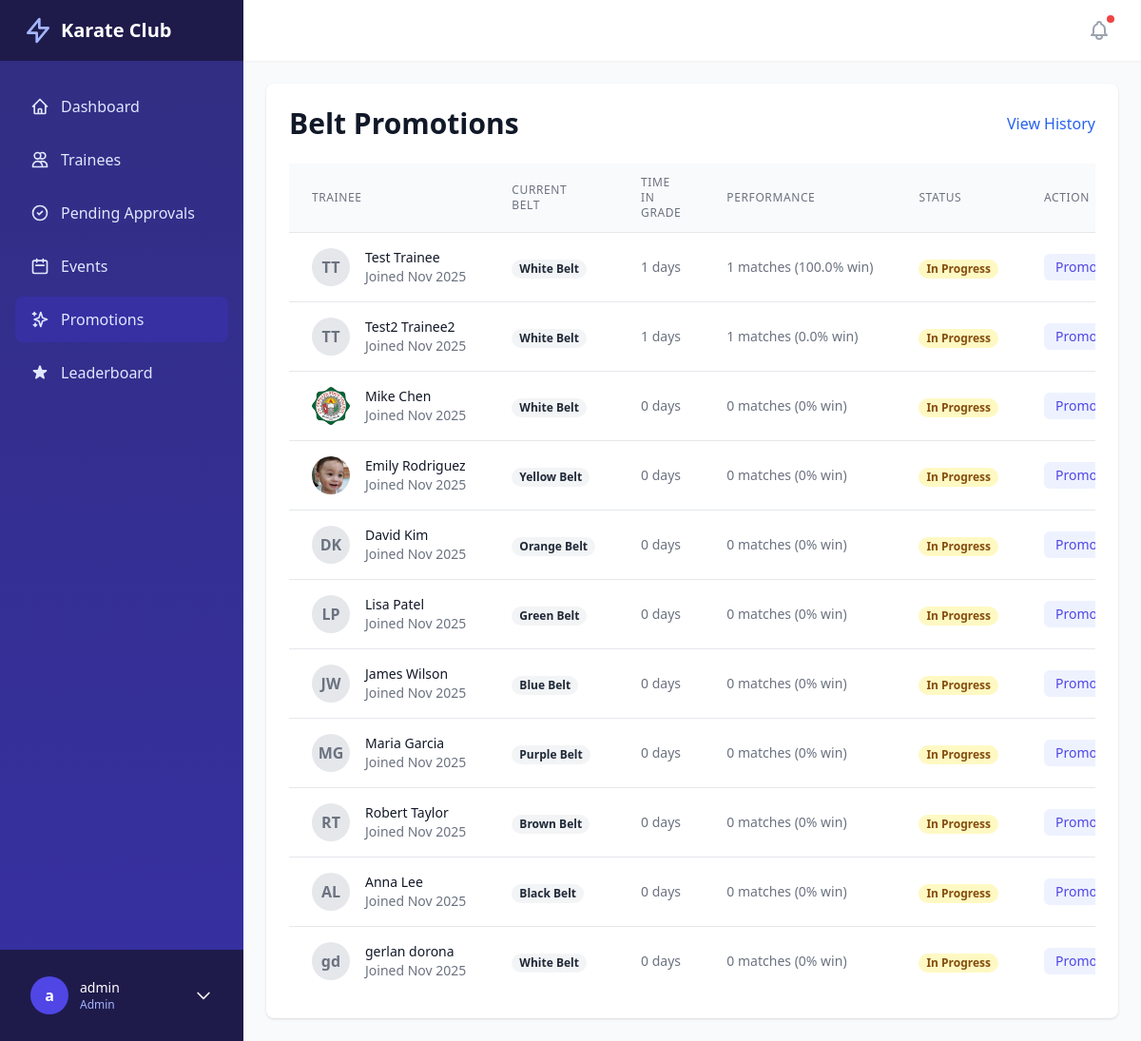
Page /promotions/ (signed in) on the earlier database version.
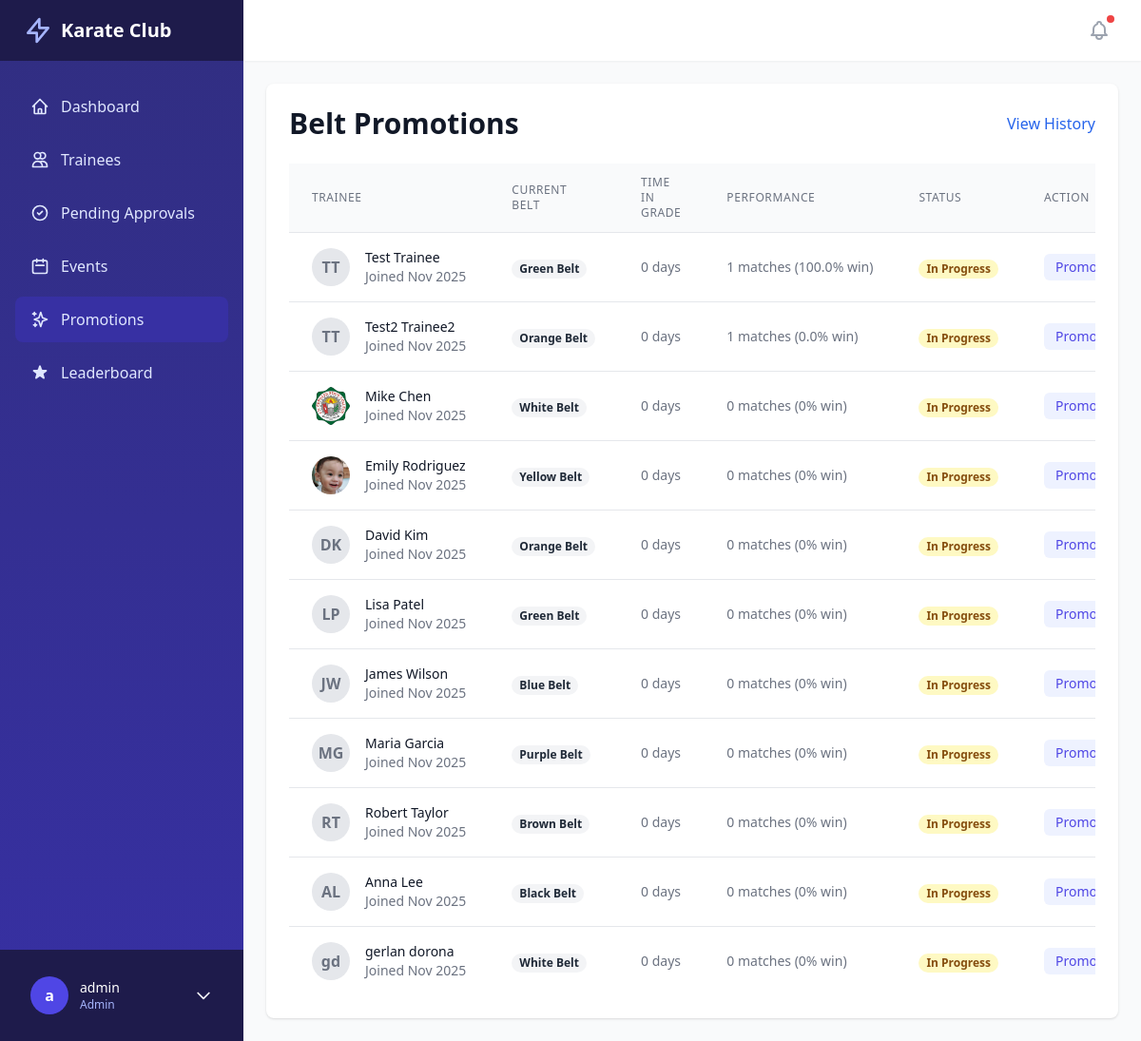
Same page on the later database version.
### core/models.py (models this page shows, shortened)
class Trainee(models.Model):
    user = models.OneToOneField(User, on_delete=models.CASCADE)
    date_of_birth = models.DateField()
    belt = models.ForeignKey(Belt, on_delete=models.SET_NULL, null=True)
    contact_number = models.CharField(max_length=20)
    address = models.TextField()
    join_date = models.DateField(auto_now_add=True)
    profile_image = models.ImageField(upload_to='profiles/', null=True, blank=True)
    emergency_contact = models.CharField(max_length=100, blank=True)
    emergency_phone = models.CharField(max_length=20, blank=True)
    is_active = models.BooleanField(default=True)
    is_approved = models.BooleanField(default=False)  # Requires admin approval
    total_points = models.PositiveIntegerField(default=0, help_text="Total points earned from training and events")
    @property
    def win_rate(self):
        total_matches = self.matches_as_trainee1.count() + self.matches_as_trainee2.count()
        if total_matches == 0:
            return 0
        wins = self.matches_won.count()
        return (wins / total_matches) * 100

class Belt(models.Model):
    name = models.CharField(max_length=50)
    color = models.CharField(max_length=20, default='#000000')
    order = models.PositiveIntegerField()
    points_required = models.PositiveIntegerField(default=0, help_text="Points required to achieve this belt")
    class Meta:
        ordering = ['order']

### core/views.py (the view)
# urls.py: path('promotions/', promotion_list, name='promotion_list'),
@login_required
@user_passes_test(is_admin)
def promotion_list(request):
    trainees = Trainee.objects.select_related('belt', 'user').filter(is_active=True)
    for trainee in trainees:
        last_promotion = trainee.promotions.order_by('-date').first()
        last_date = last_promotion.date if last_promotion else trainee.join_date
        days_since = (timezone.now().date() - last_date).days
        trainee.time_eligible = days_since >= 180
        trainee.days_since_promotion = days_since
        matches = Match.objects.filter(Q(trainee1=trainee) | Q(trainee2=trainee)).exclude(winner=None)
        match_count = matches.count()
        wins = matches.filter(winner=trainee).count()
        win_rate = (wins / match_count * 100) if match_count > 0 else 0
        trainee.performance_eligible = match_count >= 5 and win_rate >= 40
        trainee.match_count = match_count
        trainee.calculated_win_rate = round(win_rate, 1)  # Changed from win_rate to avoid property conflict
        trainee.is_eligible = trainee.time_eligible
        if trainee.belt:
            trainee.promotion_next_belt = Belt.objects.filter(order__gt=trainee.belt.order).order_by('order').first()  # Changed from next_belt
        else:
            trainee.promotion_next_belt = Belt.objects.order_by('order').first()
    context = {
        'trainees': trainees,
    }
    return render(request, 'promotion_list.html', context)

### core/views.py (called while the page is built)
def is_admin(user):
    return user.groups.filter(name='Admin').exists()

### templates/promotion_list.html (shortened to what this page needs)
{% extends 'base_dashboard.html' %}
{% block content %}
<div class="bg-white shadow overflow-hidden sm:rounded-lg p-6">
    <div class="flex justify-between items-center mb-6">
        <h1 class="text-3xl font-bold text-gray-900">Belt Promotions</h1>
        <a href="{% url 'promotion_history' %}" class="text-blue-600 hover:text-blue-800 font-medium">View History</a>
    </div>
    <div class="overflow-x-auto">
        <table class="min-w-full divide-y divide-gray-200">
            <thead class="bg-gray-50">
                <tr>
                    <th class="px-6 py-3 text-left text-xs font-medium text-gray-500 uppercase tracking-wider">Trainee
                    </th>
                    <th class="px-6 py-3 text-left text-xs font-medium text-gray-500 uppercase tracking-wider">Current
                        Belt</th>
                    <th class="px-6 py-3 text-left text-xs font-medium text-gray-500 uppercase tracking-wider">Time in
                        Grade</th>
                    <th class="px-6 py-3 text-left text-xs font-medium text-gray-500 uppercase tracking-wider">
                        Performance</th>
                    <th class="px-6 py-3 text-left text-xs font-medium text-gray-500 uppercase tracking-wider">Status
                    </th>
                    <th class="px-6 py-3 text-left text-xs font-medium text-gray-500 uppercase tracking-wider">Action
                    </th>
                </tr>
            </thead>
            <tbody class="bg-white divide-y divide-gray-200">
                {% for trainee in trainees %}
                {% include 'partials/promotion_row.html' %}
                {% endfor %}
            </tbody>
        </table>
    </div>
</div>
{% endblock %}

### templates/partials/promotion_row.html (shortened to what this page needs)
<tr id="trainee-row-{{ trainee.id }}">
    <td class="px-6 py-4 whitespace-nowrap">
        <div class="flex items-center">
            <div class="flex-shrink-0 h-10 w-10">
                {% if trainee.profile_image %}
                <img class="h-10 w-10 rounded-full object-cover" src="{{ trainee.profile_image.url }}" alt="">
                {% else %}
                <div
                    class="h-10 w-10 rounded-full bg-gray-200 flex items-center justify-center text-gray-500 font-bold">
                    {{ trainee.user.first_name|first }}{{ trainee.user.last_name|first }}
                </div>
                {% endif %}
            </div>
            <div class="ml-4">
                <div class="text-sm font-medium text-gray-900">{{ trainee.user.get_full_name }}</div>
                <div class="text-sm text-gray-500">Joined {{ trainee.join_date|date:"M Y" }}</div>
            </div>
        </div>
    </td>
    <td class="px-6 py-4 whitespace-nowrap">
        <span class="px-2 inline-flex text-xs leading-5 font-semibold rounded-full bg-gray-100 text-gray-800">
            {{ trainee.belt.name|default:"White Belt" }}
        </span>
    </td>
    <td class="px-6 py-4 whitespace-nowrap text-sm text-gray-500">
        {{ trainee.days_since_promotion }} days
    </td>
    <td class="px-6 py-4 whitespace-nowrap text-sm text-gray-500">
        {{ trainee.match_count }} matches ({{ trainee.win_rate }}% win)
    </td>
    <td class="px-6 py-4 whitespace-nowrap">
        {% if trainee.is_eligible %}
        <span class="px-2 inline-flex text-xs leading-5 font-semibold rounded-full bg-green-100 text-green-800">
            Eligible
        </span>
        {% else %}
        <span class="px-2 inline-flex text-xs leading-5 font-semibold rounded-full bg-yellow-100 text-yellow-800">
            In Progress
        </span>
        {% endif %}
    </td>
    <td class="px-6 py-4 whitespace-nowrap text-sm font-medium">
        <button hx-get="{% url 'promotion_create' trainee.id %}" hx-target="#modal-container"
            class="text-indigo-600 hover:text-indigo-900 bg-indigo-50 px-3 py-1 rounded-md transition-colors">
            Promote
        </button>
    </td>
</tr>

Differences in the rows shown:
changed Trainee "Test Trainee": belt.name "White Belt" → "Green Belt"; days_since_promotion "1" → "0"
changed Trainee "Test2 Trainee2": belt.name "White Belt" → "Orange Belt"; days_since_promotion "1" → "0"
